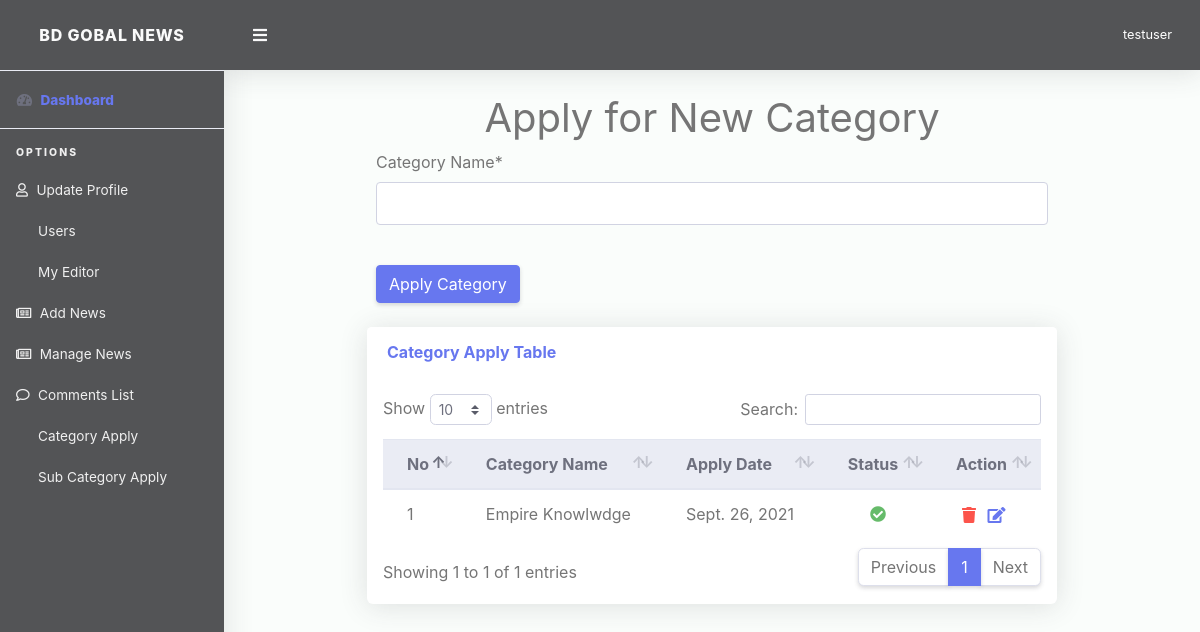
The app's page /author/category-apply (signed in) with its own data.
### App_News/models.py (models this page shows, shortened)
class Categoryapply(models.Model):
    user = models.ForeignKey(User, on_delete=models.CASCADE)
    name = models.CharField(max_length=100)
    status = models.BooleanField(default=False)
    timestamp = models.DateTimeField(auto_now=True, auto_now_add=False)

### App_Author/views.py (the view)
# urls.py: path('category-apply',views.CategoryApply,name='category_apply'),
@login_required(login_url='App_Accounts:login')
def CategoryApply(request):
    if request.method == "POST":
        form = CategoryApplyForm(request.POST or None)
        if form.is_valid():
            cats = form.save(commit=False)
            cats.user = request.user
            cats.save()
            messages.success(request, "Successfully apply for New Category", extra_tags="apply_cats")
            return redirect(request.POST['next'])
    else:
        form = CategoryApplyForm()
    context = {
        'form': form,
        'apply_category': Categoryapply.objects.filter(user=request.user)
    }
    return render(request, 'App_Author/apply_for_category.html', context)

### App_Author/forms.py
class CategoryApplyForm(forms.ModelForm):
    name = forms.CharField(label="Category Name")
    class Meta:
        model = Categoryapply
        fields = ['name']

### templates/App_Author/apply_for_category.html (shortened to what this page needs)
{% extends 'App_Author/base.html' %}
{% load static %}
{% load crispy_forms_tags %}
{% block content %}
<h1 class="text-center">Apply for New Category</h1>
<div class="container">
    <form class="form col-md-9 m-o m-auto" method="post" action="{% url 'App_Author:category_apply' %}">
         {{ form |crispy}}
        <input class="btn btn-primary my-4" type="submit" value="Apply Category">
    </form>
    <div class="row mb-3">
          <div class="col-lg-9 m-0 m-auto">
              <div class="card mb-4">
                <div class="card-header py-3 d-flex flex-row align-items-center justify-content-between">
                  <h6 class="m-0 font-weight-bold text-primary">Category Apply Table</h6>
                </div>
                <div class="table-responsive p-3">
                  <table class="table align-items-center table-flush table-hover" id="dataTableHover">
                    <thead class="thead-light">
                      <tr>
                        <th>No</th>
                        <th>Category Name</th>
                        <th>Apply Date</th>
                        <th>Status</th>
                        <th>Action</th>
                      </tr>
                    </thead>
                    <tbody>
                    {% for g in apply_category %}
                      <tr>
                        <td>{{ forloop.counter }}</td>
                        <td>{{ g.name }}</td>
                         <td>{{g.timestamp|date }}</td>
                        {% if g.status == True %}
                        <td class="text-center"><i class="fas fa-check-circle text-success"></i></td>
                        {% else %}
                        <td class="text-center"><i class="fas fa-times-circle text-danger"></i></td>
                        {% endif %}
                        <td>
                            <button style="border: none;background: no-repeat;outline: none;" data-toggle="modal" value="{{ g.id }}" data-target="#cat_deletec">
                                <i class="fa fa-trash text-danger"></i></button>
                            <a href="{% url 'App_Author:category_apply_update' g.id %}"><i class="text-primary fas fa-fw fa-edit" style="color: #801d3b;"></i></a>
                        </td>
                      </tr>
                     {% endfor %}
                    </tbody>
                  </table>
                </div>
              </div>
            </div>
          </div>
</div>
{% endblock %}

### templates/App_Author/base.html (shortened to what this page needs)
<!DOCTYPE html>
<html lang="en">
{% load static %}
<head>
  <link href="{% static 'superadmin/vendor/fontawesome-free/css/all.min.css' %}" rel="stylesheet" type="text/css">
  <link href="{% static 'superadmin/vendor/bootstrap/css/bootstrap.min.css' %}" rel="stylesheet" type="text/css">
  <link href="{% static 'superadmin/css/ruang-admin.min.css' %}" rel="stylesheet">
  <link href="{% static 'superadmin/vendor/datatables/dataTables.bootstrap4.min.css' %}" rel="stylesheet">
    <link href="{% static 'superadmin/vendor/select2/dist/css/select2.min.css' %}" rel="stylesheet" type="text/css">
<link rel="stylesheet" href="https://pro.fontawesome.com/releases/v5.10.0/css/all.css"/>
</head>
<body id="page-top">
  <div id="wrapper">
    <ul class="navbar-nav sidebar sidebar-light accordion" id="accordionSidebar">
      <a class="sidebar-brand d-flex align-items-center justify-content-center" href="{% url 'App_News:index' %}">
        <div class="sidebar-brand-icon">
            BD GOBAL NEWS
        </div>
      </a>
      <hr class="sidebar-divider my-0">
      <li class="nav-item active">
        <a class="nav-link" href="{% url 'App_Author:author_dashboard' %}">
          <i class="fas fa-fw fa-tachometer-alt"></i>
          <span class="text-primary">Dashboard</span></a>
      </li>
      <hr class="sidebar-divider">
      <div class="sidebar-heading">
       Options
      </div>
	  {% include 'App_Author/author_sidebar_option.html' %}
    </ul>
    <div id="content-wrapper" class="d-flex flex-column">
      <div id="content">
        <nav class="navbar navbar-expand navbar-light bg-navbar topbar mb-4 static-top">
          <button id="sidebarToggleTop" class="btn btn-link rounded-circle mr-3">
            <i class="fa fa-bars"></i>
          </button>
            <ul class="navbar-nav ml-auto">
            <li class="nav-item dropdown no-arrow">
              <a class="nav-link dropdown-toggle" href="#" id="userDropdown" role="button" data-toggle="dropdown"
                aria-haspopup="true" aria-expanded="false">
                <span class="ml-2 d-none d-lg-inline text-white small">{{ request.user }}</span>
              </a>
            </li>
          </ul>
        </nav>
       {% block content %}
       {% endblock %}
      </div>
    </div>
  </div>
</body>
</html>

### templates/App_Author/base.html (style rules this page uses)
.sidebar-light .sidebar-brand { color: #fafafa; background-color: #535456; }
.bg-navbar { color: #fafafa; background-color: #535456 }
.sidebar { color: #fafafa; background-color:#535456 !important; }
.sidebar-light .sidebar-heading { color: #f0f0f0; }
.sidebar-light .nav-item .nav-link { color: #f0f0f0; }
.sidebar-light .nav-item .nav-link i { color: #f0f0f0; }

### records on screen
Categoryapply: name "Empire Knowlwdge", timestamp "Sept. 26, 2021", status True (drawn), {{ g.id }} 2 (drawn)

### other values on screen
{{ request.user }} "testuser"
